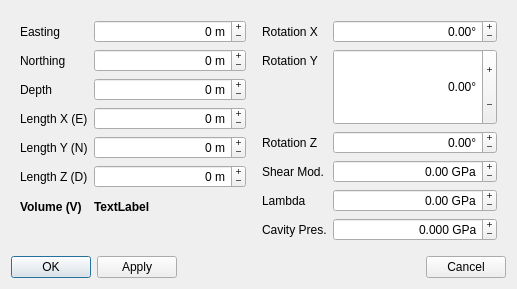
<?xml version="1.0" encoding="UTF-8"?>
<ui version="4.0">
 <class>EllipsoidSourceDialog</class>
 <widget class="QDialog" name="EllipsoidSourceDialog">
  <property name="windowModality">
   <enum>Qt::NonModal</enum>
  </property>
  <property name="geometry">
   <rect>
    <x>0</x>
    <y>0</y>
    <width>517</width>
    <height>289</height>
   </rect>
  </property>
  <property name="sizePolicy">
   <sizepolicy hsizetype="Preferred" vsizetype="Preferred">
    <horstretch>0</horstretch>
    <verstretch>0</verstretch>
   </sizepolicy>
  </property>
  <property name="minimumSize">
   <size>
    <width>0</width>
    <height>0</height>
   </size>
  </property>
  <property name="maximumSize">
   <size>
    <width>16777215</width>
    <height>16777215</height>
   </size>
  </property>
  <property name="focusPolicy">
   <enum>Qt::StrongFocus</enum>
  </property>
  <property name="windowTitle">
   <string>EllipsoidSource Parameters</string>
  </property>
  <property name="modal">
   <bool>false</bool>
  </property>
  <layout class="QVBoxLayout" name="verticalLayout">
   <item>
    <widget class="QWidget" name="widget" native="true">
     <property name="enabled">
      <bool>true</bool>
     </property>
     <property name="sizePolicy">
      <sizepolicy hsizetype="Expanding" vsizetype="Expanding">
       <horstretch>0</horstretch>
       <verstretch>0</verstretch>
      </sizepolicy>
     </property>
     <property name="autoFillBackground">
      <bool>false</bool>
     </property>
     <property name="styleSheet">
      <string notr="true"/>
     </property>
     <layout class="QHBoxLayout" name="horizontalLayout_2">
      <item>
       <layout class="QFormLayout" name="formLayout_1">
        <property name="fieldGrowthPolicy">
         <enum>QFormLayout::ExpandingFieldsGrow</enum>
        </property>
        <property name="rightMargin">
         <number>10</number>
        </property>
        <item row="0" column="0">
         <widget class="QLabel" name="eastingLabel">
          <property name="toolTip">
           <string>&lt;span style='font-family: monospace'&gt;EllipsoidSource.easting&lt;/span&gt;&lt;br&gt;
Coordinate of the point source.</string>
          </property>
          <property name="text">
           <string>Easting</string>
          </property>
          <property name="buddy">
           <cstring>easting</cstring>
          </property>
         </widget>
        </item>
        <item row="0" column="1">
         <widget class="QSpinBox" name="easting">
          <property name="sizePolicy">
           <sizepolicy hsizetype="Expanding" vsizetype="Fixed">
            <horstretch>0</horstretch>
            <verstretch>0</verstretch>
           </sizepolicy>
          </property>
          <property name="wrapping">
           <bool>true</bool>
          </property>
          <property name="alignment">
           <set>Qt::AlignRight|Qt::AlignTrailing|Qt::AlignVCenter</set>
          </property>
          <property name="buttonSymbols">
           <enum>QAbstractSpinBox::PlusMinus</enum>
          </property>
          <property name="accelerated">
           <bool>false</bool>
          </property>
          <property name="suffix">
           <string> m</string>
          </property>
          <property name="minimum">
           <number>-10000000</number>
          </property>
          <property name="maximum">
           <number>10000000</number>
          </property>
          <property name="singleStep">
           <number>100</number>
          </property>
         </widget>
        </item>
        <item row="1" column="0">
         <widget class="QLabel" name="northingLabel">
          <property name="toolTip">
           <string>&lt;span style='font-family: monospace'&gt;EllipsoidSource.northing&lt;/span&gt;&lt;br&gt;
Coordinate of the point source.</string>
          </property>
          <property name="text">
           <string>Northing</string>
          </property>
          <property name="buddy">
           <cstring>northing</cstring>
          </property>
         </widget>
        </item>
        <item row="1" column="1">
         <widget class="QSpinBox" name="northing">
          <property name="sizePolicy">
           <sizepolicy hsizetype="Expanding" vsizetype="Fixed">
            <horstretch>0</horstretch>
            <verstretch>0</verstretch>
           </sizepolicy>
          </property>
          <property name="wrapping">
           <bool>true</bool>
          </property>
          <property name="alignment">
           <set>Qt::AlignRight|Qt::AlignTrailing|Qt::AlignVCenter</set>
          </property>
          <property name="buttonSymbols">
           <enum>QAbstractSpinBox::PlusMinus</enum>
          </property>
          <property name="accelerated">
           <bool>false</bool>
          </property>
          <property name="suffix">
           <string> m</string>
          </property>
          <property name="minimum">
           <number>-10000000</number>
          </property>
          <property name="maximum">
           <number>10000000</number>
          </property>
          <property name="singleStep">
           <number>100</number>
          </property>
         </widget>
        </item>
        <item row="2" column="0">
         <widget class="QLabel" name="depthLabel">
          <property name="toolTip">
           <string>&lt;span style='font-family: monospace'&gt;EllipsoidSource.depth&lt;/span&gt;&lt;br&gt;
Depth of the point source.</string>
          </property>
          <property name="text">
           <string>Depth</string>
          </property>
          <property name="buddy">
           <cstring>depth</cstring>
          </property>
         </widget>
        </item>
        <item row="2" column="1">
         <widget class="QSpinBox" name="depth">
          <property name="sizePolicy">
           <sizepolicy hsizetype="Expanding" vsizetype="Fixed">
            <horstretch>0</horstretch>
            <verstretch>0</verstretch>
           </sizepolicy>
          </property>
          <property name="wrapping">
           <bool>true</bool>
          </property>
          <property name="alignment">
           <set>Qt::AlignRight|Qt::AlignTrailing|Qt::AlignVCenter</set>
          </property>
          <property name="buttonSymbols">
           <enum>QAbstractSpinBox::PlusMinus</enum>
          </property>
          <property name="accelerated">
           <bool>false</bool>
          </property>
          <property name="suffix">
           <string> m</string>
          </property>
          <property name="minimum">
           <number>0</number>
          </property>
          <property name="maximum">
           <number>10000000</number>
          </property>
          <property name="singleStep">
           <number>100</number>
          </property>
         </widget>
        </item>
        <item row="3" column="0">
         <widget class="QLabel" name="length_xLabel">
          <property name="toolTip">
           <string>&lt;span style='font-family: monospace'&gt;EllipsoidSource.length_x&lt;/span&gt;&lt;br&gt;
Length of x semi-axis of ellisoid before rotation.</string>
          </property>
          <property name="text">
           <string>Length X (E)</string>
          </property>
          <property name="buddy">
           <cstring>length_x</cstring>
          </property>
         </widget>
        </item>
        <item row="3" column="1">
         <widget class="QSpinBox" name="length_x">
          <property name="sizePolicy">
           <sizepolicy hsizetype="Expanding" vsizetype="Fixed">
            <horstretch>0</horstretch>
            <verstretch>0</verstretch>
           </sizepolicy>
          </property>
          <property name="wrapping">
           <bool>true</bool>
          </property>
          <property name="alignment">
           <set>Qt::AlignRight|Qt::AlignTrailing|Qt::AlignVCenter</set>
          </property>
          <property name="buttonSymbols">
           <enum>QAbstractSpinBox::PlusMinus</enum>
          </property>
          <property name="accelerated">
           <bool>false</bool>
          </property>
          <property name="suffix">
           <string> m</string>
          </property>
          <property name="minimum">
           <number>0</number>
          </property>
          <property name="maximum">
           <number>10000000</number>
          </property>
          <property name="singleStep">
           <number>25</number>
          </property>
         </widget>
        </item>
        <item row="4" column="0">
         <widget class="QLabel" name="length_yLabel">
          <property name="toolTip">
           <string>&lt;span style='font-family: monospace'&gt;EllipsoidSource.length_y&lt;/span&gt;&lt;br&gt;
Length of y semi-axis of ellisoid before rotation.</string>
          </property>
          <property name="text">
           <string>Length Y (N)</string>
          </property>
          <property name="buddy">
           <cstring>length_y</cstring>
          </property>
         </widget>
        </item>
        <item row="4" column="1">
         <widget class="QSpinBox" name="length_y">
          <property name="sizePolicy">
           <sizepolicy hsizetype="Expanding" vsizetype="Fixed">
            <horstretch>0</horstretch>
            <verstretch>0</verstretch>
           </sizepolicy>
          </property>
          <property name="wrapping">
           <bool>true</bool>
          </property>
          <property name="alignment">
           <set>Qt::AlignRight|Qt::AlignTrailing|Qt::AlignVCenter</set>
          </property>
          <property name="buttonSymbols">
           <enum>QAbstractSpinBox::PlusMinus</enum>
          </property>
          <property name="accelerated">
           <bool>false</bool>
          </property>
          <property name="suffix">
           <string> m</string>
          </property>
          <property name="minimum">
           <number>0</number>
          </property>
          <property name="maximum">
           <number>10000000</number>
          </property>
          <property name="singleStep">
           <number>25</number>
          </property>
         </widget>
        </item>
        <item row="5" column="0">
         <widget class="QLabel" name="length_zLabel">
          <property name="toolTip">
           <string>&lt;span style='font-family: monospace'&gt;EllipsoidSource.length_z&lt;/span&gt;&lt;br&gt;
Length of x semi-axis of ellisoid before rotation.</string>
          </property>
          <property name="text">
           <string>Length Z (D)</string>
          </property>
          <property name="buddy">
           <cstring>length_z</cstring>
          </property>
         </widget>
        </item>
        <item row="5" column="1">
         <widget class="QSpinBox" name="length_z">
          <property name="sizePolicy">
           <sizepolicy hsizetype="Expanding" vsizetype="Fixed">
            <horstretch>0</horstretch>
            <verstretch>0</verstretch>
           </sizepolicy>
          </property>
          <property name="wrapping">
           <bool>true</bool>
          </property>
          <property name="alignment">
           <set>Qt::AlignRight|Qt::AlignTrailing|Qt::AlignVCenter</set>
          </property>
          <property name="buttonSymbols">
           <enum>QAbstractSpinBox::PlusMinus</enum>
          </property>
          <property name="accelerated">
           <bool>false</bool>
          </property>
          <property name="suffix">
           <string> m</string>
          </property>
          <property name="minimum">
           <number>0</number>
          </property>
          <property name="maximum">
           <number>10000000</number>
          </property>
          <property name="singleStep">
           <number>25</number>
          </property>
         </widget>
        </item>
        <item row="6" column="0">
         <widget class="QLabel" name="volumeLabel">
          <property name="minimumSize">
           <size>
            <width>0</width>
            <height>25</height>
           </size>
          </property>
          <property name="font">
           <font>
            <weight>75</weight>
            <bold>true</bold>
           </font>
          </property>
          <property name="toolTip">
           <string>&lt;span style='font-family: monospace'&gt;EllipsoidSource.volume&lt;/span&gt;&lt;br&gt;
Volume of the ellipsoid.</string>
          </property>
          <property name="text">
           <string>Volume (V)</string>
          </property>
         </widget>
        </item>
        <item row="6" column="1">
         <widget class="QLabel" name="volume">
          <property name="minimumSize">
           <size>
            <width>0</width>
            <height>25</height>
           </size>
          </property>
          <property name="font">
           <font>
            <weight>75</weight>
            <bold>true</bold>
           </font>
          </property>
          <property name="text">
           <string>TextLabel</string>
          </property>
         </widget>
        </item>
       </layout>
      </item>
      <item>
       <layout class="QFormLayout" name="formLayout_2">
        <property name="fieldGrowthPolicy">
         <enum>QFormLayout::ExpandingFieldsGrow</enum>
        </property>
        <item row="0" column="0">
         <widget class="QLabel" name="rotation_xLabel">
          <property name="toolTip">
           <string>&lt;span style='font-family: monospace'&gt;EllipsoidSource.rotation_x&lt;/span&gt;&lt;br&gt;
Clockwise rotation of ellipsoid around x-axis.</string>
          </property>
          <property name="text">
           <string>Rotation X</string>
          </property>
          <property name="buddy">
           <cstring>rotation_x</cstring>
          </property>
         </widget>
        </item>
        <item row="0" column="1">
         <widget class="QDoubleSpinBox" name="rotation_x">
          <property name="sizePolicy">
           <sizepolicy hsizetype="Expanding" vsizetype="Fixed">
            <horstretch>0</horstretch>
            <verstretch>0</verstretch>
           </sizepolicy>
          </property>
          <property name="wrapping">
           <bool>true</bool>
          </property>
          <property name="alignment">
           <set>Qt::AlignRight|Qt::AlignTrailing|Qt::AlignVCenter</set>
          </property>
          <property name="buttonSymbols">
           <enum>QAbstractSpinBox::PlusMinus</enum>
          </property>
          <property name="suffix">
           <string>°</string>
          </property>
          <property name="maximum">
           <double>360.000000000000000</double>
          </property>
         </widget>
        </item>
        <item row="1" column="0">
         <widget class="QLabel" name="rotation_yLabel">
          <property name="toolTip">
           <string>&lt;span style='font-family: monospace'&gt;EllipsoidSource.rotation_y&lt;/span&gt;&lt;br&gt;
Clockwise rotation of ellipsoid around y-axis.</string>
          </property>
          <property name="text">
           <string>Rotation Y</string>
          </property>
          <property name="buddy">
           <cstring>rotation_y</cstring>
          </property>
         </widget>
        </item>
        <item row="1" column="1">
         <widget class="QDoubleSpinBox" name="rotation_y">
          <property name="sizePolicy">
           <sizepolicy hsizetype="Expanding" vsizetype="Expanding">
            <horstretch>0</horstretch>
            <verstretch>0</verstretch>
           </sizepolicy>
          </property>
          <property name="wrapping">
           <bool>true</bool>
          </property>
          <property name="alignment">
           <set>Qt::AlignRight|Qt::AlignTrailing|Qt::AlignVCenter</set>
          </property>
          <property name="buttonSymbols">
           <enum>QAbstractSpinBox::PlusMinus</enum>
          </property>
          <property name="suffix">
           <string>°</string>
          </property>
          <property name="maximum">
           <double>360.000000000000000</double>
          </property>
         </widget>
        </item>
        <item row="2" column="0">
         <widget class="QLabel" name="rotation_zLabel">
          <property name="toolTip">
           <string>&lt;span style='font-family: monospace'&gt;EllipsoidSource.rotation_z&lt;/span&gt;&lt;br&gt;
Clockwise rotation of ellipsoid around z-axis.</string>
          </property>
          <property name="text">
           <string>Rotation Z</string>
          </property>
          <property name="buddy">
           <cstring>rotation_z</cstring>
          </property>
         </widget>
        </item>
        <item row="2" column="1">
         <widget class="QDoubleSpinBox" name="rotation_z">
          <property name="sizePolicy">
           <sizepolicy hsizetype="Expanding" vsizetype="Fixed">
            <horstretch>0</horstretch>
            <verstretch>0</verstretch>
           </sizepolicy>
          </property>
          <property name="wrapping">
           <bool>true</bool>
          </property>
          <property name="alignment">
           <set>Qt::AlignRight|Qt::AlignTrailing|Qt::AlignVCenter</set>
          </property>
          <property name="buttonSymbols">
           <enum>QAbstractSpinBox::PlusMinus</enum>
          </property>
          <property name="suffix">
           <string>°</string>
          </property>
          <property name="minimum">
           <double>0.000000000000000</double>
          </property>
          <property name="maximum">
           <double>360.000000000000000</double>
          </property>
         </widget>
        </item>
        <item row="3" column="0">
         <widget class="QLabel" name="muLabel">
          <property name="toolTip">
           <string>&lt;span style='font-family: monospace'&gt;EllipsoidSource.mu&lt;/span&gt;&lt;br&gt;
Shear modulus, 2. Lame parameter.</string>
          </property>
          <property name="text">
           <string>Shear Mod.</string>
          </property>
          <property name="buddy">
           <cstring>mu</cstring>
          </property>
         </widget>
        </item>
        <item row="4" column="0">
         <widget class="QLabel" name="lamdaLabel">
          <property name="toolTip">
           <string>&lt;span style='font-family: monospace'&gt;EllipsoidSource.lamda&lt;/span&gt;&lt;br&gt;
1. Lame parameter.</string>
          </property>
          <property name="text">
           <string>Lambda</string>
          </property>
          <property name="buddy">
           <cstring>lamda</cstring>
          </property>
         </widget>
        </item>
        <item row="3" column="1">
         <widget class="QDoubleSpinBox" name="mu">
          <property name="sizePolicy">
           <sizepolicy hsizetype="Expanding" vsizetype="Fixed">
            <horstretch>0</horstretch>
            <verstretch>0</verstretch>
           </sizepolicy>
          </property>
          <property name="wrapping">
           <bool>true</bool>
          </property>
          <property name="alignment">
           <set>Qt::AlignRight|Qt::AlignTrailing|Qt::AlignVCenter</set>
          </property>
          <property name="buttonSymbols">
           <enum>QAbstractSpinBox::PlusMinus</enum>
          </property>
          <property name="suffix">
           <string> GPa</string>
          </property>
          <property name="minimum">
           <double>0.000000000000000</double>
          </property>
          <property name="maximum">
           <double>360.000000000000000</double>
          </property>
         </widget>
        </item>
        <item row="4" column="1">
         <widget class="QDoubleSpinBox" name="lamda">
          <property name="sizePolicy">
           <sizepolicy hsizetype="Expanding" vsizetype="Fixed">
            <horstretch>0</horstretch>
            <verstretch>0</verstretch>
           </sizepolicy>
          </property>
          <property name="wrapping">
           <bool>true</bool>
          </property>
          <property name="alignment">
           <set>Qt::AlignRight|Qt::AlignTrailing|Qt::AlignVCenter</set>
          </property>
          <property name="buttonSymbols">
           <enum>QAbstractSpinBox::PlusMinus</enum>
          </property>
          <property name="prefix">
           <string/>
          </property>
          <property name="suffix">
           <string> GPa</string>
          </property>
          <property name="minimum">
           <double>0.000000000000000</double>
          </property>
          <property name="maximum">
           <double>360.000000000000000</double>
          </property>
         </widget>
        </item>
        <item row="5" column="0">
         <widget class="QLabel" name="cavity_pressureLabel">
          <property name="toolTip">
           <string>&lt;span style='font-family: monospace'&gt;EllipsoidSource.cavity_pressure&lt;/span&gt;&lt;br&gt;
Pressure on the cavity walls.</string>
          </property>
          <property name="text">
           <string>Cavity Pres.</string>
          </property>
          <property name="buddy">
           <cstring>cavity_pressure</cstring>
          </property>
         </widget>
        </item>
        <item row="5" column="1">
         <widget class="QDoubleSpinBox" name="cavity_pressure">
          <property name="sizePolicy">
           <sizepolicy hsizetype="Expanding" vsizetype="Fixed">
            <horstretch>0</horstretch>
            <verstretch>0</verstretch>
           </sizepolicy>
          </property>
          <property name="wrapping">
           <bool>true</bool>
          </property>
          <property name="alignment">
           <set>Qt::AlignRight|Qt::AlignTrailing|Qt::AlignVCenter</set>
          </property>
          <property name="buttonSymbols">
           <enum>QAbstractSpinBox::PlusMinus</enum>
          </property>
          <property name="suffix">
           <string> GPa</string>
          </property>
          <property name="decimals">
           <number>3</number>
          </property>
          <property name="minimum">
           <double>0.000000000000000</double>
          </property>
          <property name="maximum">
           <double>1000.000000000000000</double>
          </property>
         </widget>
        </item>
       </layout>
      </item>
     </layout>
    </widget>
   </item>
   <item>
    <layout class="QHBoxLayout" name="horizontalLayout_3">
     <item>
      <widget class="QPushButton" name="okButton">
       <property name="text">
        <string>OK</string>
       </property>
      </widget>
     </item>
     <item>
      <widget class="QPushButton" name="applyButton">
       <property name="text">
        <string>Apply</string>
       </property>
      </widget>
     </item>
     <item>
      <spacer name="horizontalSpacer">
       <property name="orientation">
        <enum>Qt::Horizontal</enum>
       </property>
       <property name="sizeHint" stdset="0">
        <size>
         <width>40</width>
         <height>20</height>
        </size>
       </property>
      </spacer>
     </item>
     <item>
      <widget class="QPushButton" name="cancelButton">
       <property name="text">
        <string>Cancel</string>
       </property>
      </widget>
     </item>
    </layout>
   </item>
  </layout>
 </widget>
 <tabstops>
  <tabstop>easting</tabstop>
  <tabstop>northing</tabstop>
  <tabstop>depth</tabstop>
  <tabstop>length_x</tabstop>
  <tabstop>length_y</tabstop>
  <tabstop>length_z</tabstop>
  <tabstop>rotation_x</tabstop>
  <tabstop>rotation_y</tabstop>
  <tabstop>rotation_z</tabstop>
  <tabstop>mu</tabstop>
  <tabstop>lamda</tabstop>
  <tabstop>cavity_pressure</tabstop>
  <tabstop>okButton</tabstop>
  <tabstop>applyButton</tabstop>
  <tabstop>cancelButton</tabstop>
 </tabstops>
 <resources/>
 <connections>
  <connection>
   <sender>cancelButton</sender>
   <signal>released()</signal>
   <receiver>EllipsoidSourceDialog</receiver>
   <slot>close()</slot>
   <hints>
    <hint type="sourcelabel">
     <x>506</x>
     <y>272</y>
    </hint>
    <hint type="destinationlabel">
     <x>292</x>
     <y>133</y>
    </hint>
   </hints>
  </connection>
 </connections>
</ui>
